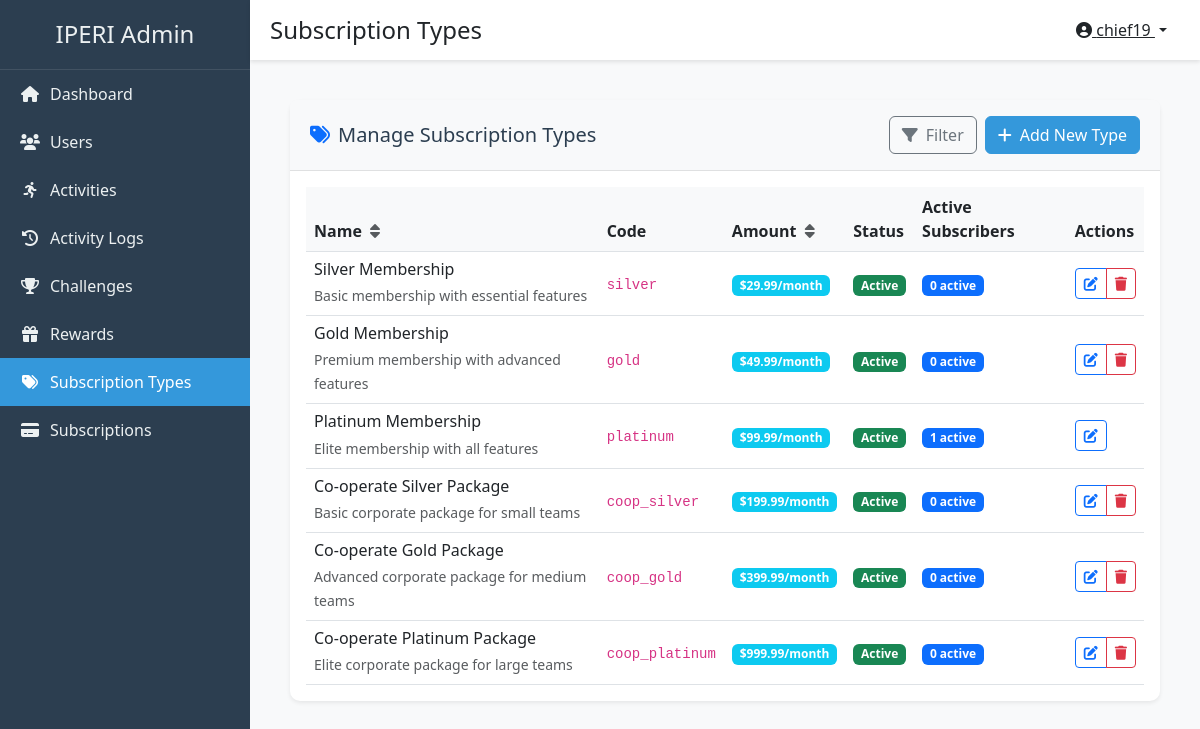
The app's page /admin-dashboard/subscription-types/ (signed in) with its own data.
### healthxpfront/models.py (models this page shows, shortened)
class SubscriptionType(models.Model):
    name = models.CharField(max_length=100)
    code = models.CharField(max_length=20, unique=True)
    description = models.TextField()
    amount = models.DecimalField(
        max_digits=10, decimal_places=2, help_text="Monthly subscription amount in USD")
    features = models.TextField(
        help_text="List of features included in this subscription type")
    is_active = models.BooleanField(default=True)
    created_at = models.DateTimeField(auto_now_add=True)
    updated_at = models.DateTimeField(auto_now=True)
    class Meta:
        ordering = ['amount']

### healthxpadmin/views.py (the view)
# urls.py: path('subscription-types/', views.SubscriptionTypeListView.as_view(),
class SubscriptionTypeListView(LoginRequiredMixin, ListView):
    model = SubscriptionType
    template_name = 'healthxpadmin/subscription_type_list.html'
    context_object_name = 'subscription_types'
    paginate_by = 10
    def get_queryset(self):
        queryset = SubscriptionType.objects.all()
        search_query = self.request.GET.get('search', '')
        if search_query:
            queryset = queryset.filter(
                models.Q(name__icontains=search_query) |
                models.Q(code__icontains=search_query)
            )
        status = self.request.GET.get('status')
        if status == 'active':
            queryset = queryset.filter(is_active=True)
        elif status == 'inactive':
            queryset = queryset.filter(is_active=False)
        sort_by = self.request.GET.get('sort', 'amount')
        if sort_by.startswith('-'):
            sort_by = sort_by[1:]
            queryset = queryset.order_by(f'-{sort_by}')
        else:
            queryset = queryset.order_by(sort_by)
        return queryset
    def get_context_data(self, **kwargs):
        context = super().get_context_data(**kwargs)
        for subscription_type in context['subscription_types']:
            subscription_type.subscriber_count = subscription_type.subscriptions.filter(
                status='active'
            ).count()
        return context

### healthxpfront/context_processors.py (called while the page is built)
def cart_processor(request):
    context = {}
    if request.user.is_authenticated:
        try:
            cart = ShoppingCart.objects.get(user=request.user)
            context['user_cart'] = cart
            context['cart_item_count'] = cart.total_items
        except ShoppingCart.DoesNotExist:
            context['cart_item_count'] = 0
    return context

### healthxpadmin/templates/healthxpadmin/subscription_type_list.html (shortened to what this page needs)
{% extends 'healthxpadmin/base.html' %}
{% block page_title %}Subscription Types{% endblock %}
{% block content %}
<div class="card shadow-sm">
    <div class="card-header bg-light py-3 d-flex justify-content-between align-items-center">
        <h5 class="card-title mb-0">
            <i class="fas fa-tags text-primary me-2"></i>Manage Subscription Types
        </h5>
        <div class="d-flex gap-2">
            <button type="button" class="btn btn-outline-secondary" data-bs-toggle="modal" data-bs-target="#filterModal">
                <i class="fas fa-filter me-2"></i>Filter
            </button>
            <a href="{% url 'healthxpadmin:subscription_type_create' %}" class="btn btn-primary">
                <i class="fas fa-plus me-2"></i>Add New Type
            </a>
        </div>
    </div>
    <div class="card-body">
        {% if subscription_types %}
            <div class="table-responsive">
                <table class="table table-hover align-middle">
                    <thead>
                        <tr>
                            <th>
                                <a href="?{% if request.GET.sort == 'name' %}-{% endif %}name" class="text-decoration-none text-dark">
                                    Name
                                    {% if request.GET.sort == 'name' %}
                                        <i class="fas fa-sort-down"></i>
                                    {% elif request.GET.sort == '-name' %}
                                        <i class="fas fa-sort-up"></i>
                                    {% else %}
                                        <i class="fas fa-sort text-muted"></i>
                                    {% endif %}
                                </a>
                            </th>
                            <th>Code</th>
                            <th>
                                <a href="?{% if request.GET.sort == 'amount' %}-{% endif %}amount" class="text-decoration-none text-dark">
                                    Amount
                                    {% if request.GET.sort == 'amount' %}
                                        <i class="fas fa-sort-down"></i>
                                    {% elif request.GET.sort == '-amount' %}
                                        <i class="fas fa-sort-up"></i>
                                    {% else %}
                                        <i class="fas fa-sort text-muted"></i>
                                    {% endif %}
                                </a>
                            </th>
                            <th>Status</th>
                            <th>Active Subscribers</th>
                            <th>Actions</th>
                        </tr>
                    </thead>
                    <tbody>
                        {% for type in subscription_types %}
                            <tr>
                                <td>
                                    <div>
                                        <h6 class="mb-1">{{ type.name }}</h6>
                                        <small class="text-muted">{{ type.description|truncatechars:100 }}</small>
                                    </div>
                                </td>
                                <td>
                                    <code>{{ type.code }}</code>
                                </td>
                                <td>
                                    <span class="badge bg-info">${{ type.amount }}/month</span>
                                </td>
                                <td>
                                    {% if type.is_active %}
                                        <span class="badge bg-success">Active</span>
                                    {% else %}
                                        <span class="badge bg-secondary">Inactive</span>
                                    {% endif %}
                                </td>
                                <td>
                                    <span class="badge bg-primary">{{ type.subscriber_count }} active</span>
                                </td>
                                <td>
                                    <div class="btn-group">
                                        <a href="{% url 'healthxpadmin:subscription_type_update' type.pk %}"
                                           class="btn btn-sm btn-outline-primary" title="Edit">
                                            <i class="fas fa-edit"></i>
                                        </a>
                                        {% if type.subscriber_count == 0 %}
                                            <button type="button" class="btn btn-sm btn-outline-danger"
                                                    title="Delete"
                                                    data-bs-toggle="modal"
                                                    data-bs-target="#deleteModal{{ type.pk }}">
                                                <i class="fas fa-trash"></i>
                                            </button>
                                        {% endif %}
                                    </div>
                                </td>
                            </tr>
                        {% endfor %}
                    </tbody>
                </table>
            </div>
        {% endif %}
    </div>
</div>
{% endblock %}

### healthxpadmin/templates/healthxpadmin/base.html (shortened to what this page needs)
{% load static %}
<!DOCTYPE html>
<html lang="en">
<head>
    <link href="https://cdn.jsdelivr.net/npm/bootstrap@5.3.0/dist/css/bootstrap.min.css" rel="stylesheet">
    <link href="https://cdnjs.cloudflare.com/ajax/libs/font-awesome/6.0.0/css/all.min.css" rel="stylesheet">
    <link href="{% static 'healthxpadmin/css/style.css' %}" rel="stylesheet">
</head>
<body>
    <div class="wrapper">
        <nav class="sidebar">
            <div class="sidebar-header">
                <h3>IPERI Admin</h3>
            </div>
            <ul class="nav flex-column">
                <li class="nav-item">
                    <a class="nav-link {% if request.resolver_match.url_name == 'dashboard_home' %}active{% endif %}"
                       href="{% url 'healthxpadmin:dashboard_home' %}">
                        <i class="fas fa-home"></i> Dashboard
                    </a>
                </li>
                <li class="nav-item">
                    <a class="nav-link {% if 'user' in request.resolver_match.url_name %}active{% endif %}"
                       href="{% url 'healthxpadmin:user_list' %}">
                        <i class="fas fa-users"></i> Users
                    </a>
                </li>
                <li class="nav-item">
                    <a class="nav-link {% if 'activity_type' in request.resolver_match.url_name %}active{% endif %}"
                       href="{% url 'healthxpadmin:activity_type_list' %}">
                        <i class="fas fa-running"></i> Activities
                    </a>
                </li>
                <li class="nav-item">
                    <a class="nav-link {% if 'activity_log' in request.resolver_match.url_name %}active{% endif %}"
                       href="{% url 'healthxpadmin:activity_log_list' %}">
                        <i class="fas fa-history"></i> Activity Logs
                    </a>
                </li>
                <li class="nav-item">
                    <a class="nav-link {% if 'challenge' in request.resolver_match.url_name %}active{% endif %}"
                       href="{% url 'healthxpadmin:challenge_list' %}">
                        <i class="fas fa-trophy"></i> Challenges
                    </a>
                </li>
                <li class="nav-item">
                    <a class="nav-link {% if 'reward' in request.resolver_match.url_name %}active{% endif %}"
                       href="{% url 'healthxpadmin:reward_list' %}">
                        <i class="fas fa-gift"></i> Rewards
                    </a>
                </li>
                <li class="nav-item">
                    <a class="nav-link {% if 'subscription_type' in request.resolver_match.url_name %}active{% endif %}"
                       href="{% url 'healthxpadmin:subscription_type_list' %}">
                        <i class="fas fa-tags"></i> Subscription Types
                    </a>
                </li>
                <li class="nav-item">
                    <a class="nav-link {% if 'subscription' in request.resolver_match.url_name and 'type' not in request.resolver_match.url_name %}active{% endif %}"
                       href="{% url 'healthxpadmin:subscription_list' %}">
                        <i class="fas fa-credit-card"></i> Subscriptions
                    </a>
                </li>
            </ul>
        </nav>
        <div class="main-content">
            <div class="top-navbar">
                <div class="d-flex align-items-center">
                    <h4 class="mb-0">{% block page_title %}{% endblock %}</h4>
                </div>
                <div class="d-flex align-items-center">
                    <div class="dropdown">
                        <button class="btn btn-link text-dark dropdown-toggle" type="button" id="userDropdown" data-bs-toggle="dropdown">
                            <i class="fas fa-user-circle"></i> {{ request.user.username }}
                        </button>
                    </div>
                </div>
            </div>
            <div class="content-wrapper">
                {% block content %}{% endblock %}
            </div>
        </div>
    </div>
</body>
</html>

### healthxpadmin/static/healthxpadmin/css/style.css (style rules this page uses)
:root { --sidebar-width: 250px; --header-height: 60px; }
body { font-family: 'Segoe UI', Tahoma, Geneva, Verdana, sans-serif; background-color: #f8f9fa; }
.wrapper { display: flex; min-height: 100vh; }
.sidebar { width: var(--sidebar-width); background-color: #2c3e50; color: white; position: fixed; height: 100vh; overflow-y: auto; transition: all 0.3s; }
.sidebar-header { padding: 20px; text-align: center; border-bottom: 1px solid rgba(255, 255, 255, 0.1); }
.sidebar-header h3 { margin: 0; font-size: 1.5rem; color: #ecf0f1; }
.nav-link { color: #ecf0f1; padding: 12px 20px; display: flex; align-items: center; transition: all 0.3s; }
.nav-link i { margin-right: 10px; width: 20px; text-align: center; }
.nav-link.active { background-color: #3498db; color: white; }
.main-content { flex: 1; margin-left: var(--sidebar-width); padding: 20px; }
.top-navbar { height: var(--header-height); background-color: white; box-shadow: 0 2px 4px rgba(0, 0, 0, 0.1); display: flex; align-items: center; justify-content: space-between; padding: 0 20px; position: fixed; top: 0; right: 0; left: var(--sidebar-width); z-index: 1000; }
.content-wrapper { margin-top: var(--header-height); padding: 20px; }
.card { border: none; border-radius: 10px; box-shadow: 0 2px 4px rgba(0, 0, 0, 0.1); margin-bottom: 20px; }
.card-header { background-color: white; border-bottom: 1px solid rgba(0, 0, 0, 0.1); padding: 15px 20px; }
.card-title { margin: 0; font-size: 1.25rem; color: #2c3e50; }
.btn-primary { background-color: #3498db; border-color: #3498db; }
.table { margin-bottom: 0; }
.table th { border-top: none; background-color: #f8f9fa; }

### healthxpadmin/templates/healthxpadmin/subscription_type_list.html (style rules this page uses)
.table th { background-color: var(--bs-light); font-weight: 600; }
.btn-group .btn { padding: 0.25rem 0.5rem; }
th a i { margin-left: 0.25rem; }

### records on screen
SubscriptionType: name "Silver Membership", description "Basic membership with essential features", code "silver", amount "29.99", is_active "Active", subscriber_count "0"
SubscriptionType: name "Gold Membership", description "Premium membership with advanced features", code "gold", amount "49.99", is_active "Active", subscriber_count "0"
SubscriptionType: name "Platinum Membership", description "Elite membership with all features", code "platinum", amount "99.99", is_active "Active", subscriber_count "1"
SubscriptionType: name "Co-operate Silver Package", description "Basic corporate package for small teams", code "coop_silver", amount "199.99", is_active "Active", subscriber_count "0"
SubscriptionType: name "Co-operate Gold Package", description "Advanced corporate package for medium teams", code "coop_gold", amount "399.99", is_active "Active", subscriber_count "0"
SubscriptionType: name "Co-operate Platinum Package", description "Elite corporate package for large teams", code "coop_platinum", amount "999.99", is_active "Active", subscriber_count "0"

### other values on screen
{{ request.user.username }} "chief19"
